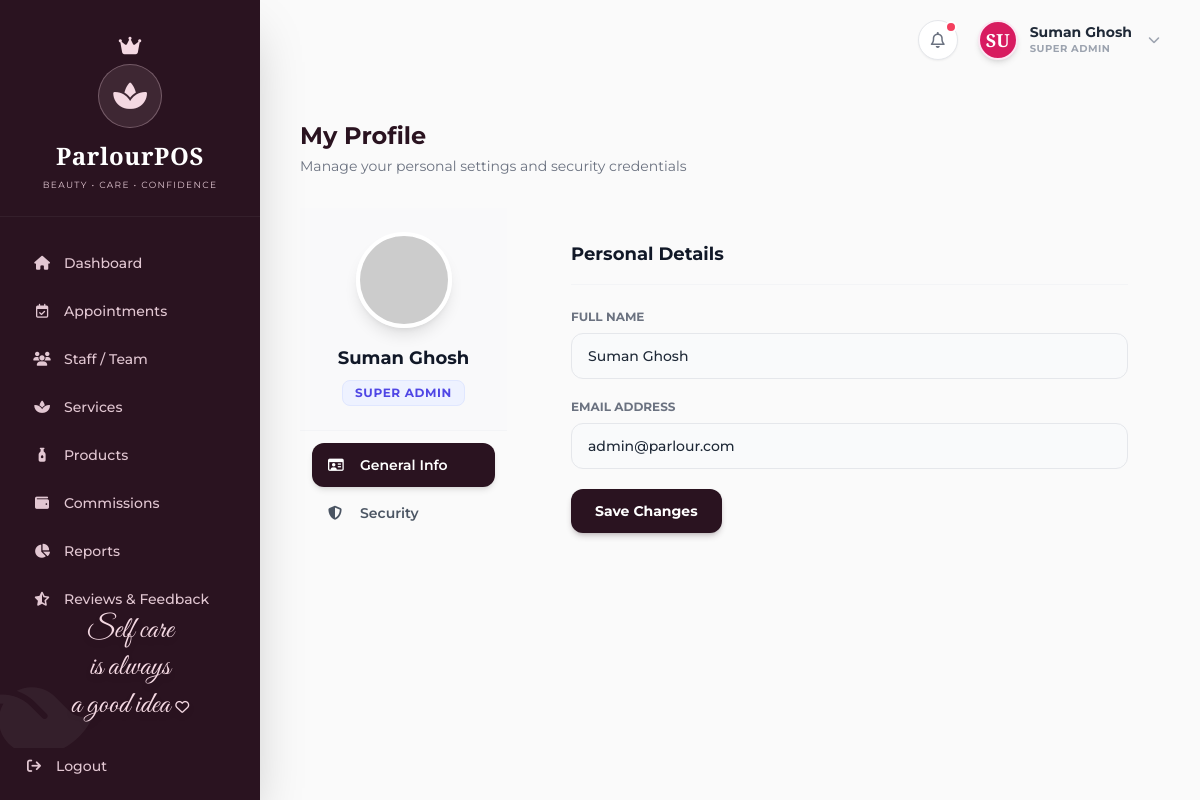
The app's page /ParlourPOS/auth/profile.php (signed in) with its own data.
### tables this page shows
CREATE TABLE `users` (
  `id` int(11) NOT NULL,
  `name` varchar(100) NOT NULL,
  `email` varchar(100) NOT NULL,
  `phone` varchar(20) DEFAULT NULL,
  `password` varchar(255) DEFAULT NULL,
  `role` enum('Super Admin','Manager','Receptionist','Beautician') NOT NULL,
  `commission_type` enum('Percentage','Fixed','None') DEFAULT 'None',
  `commission_value` decimal(10,2) DEFAULT 0.00,
  `status` enum('Active','Inactive') DEFAULT 'Active',
  `photo` varchar(255) DEFAULT NULL,
  `document` varchar(255) DEFAULT NULL,
  `created_at` timestamp NOT NULL DEFAULT current_timestamp(),
  `google_id` varchar(255) DEFAULT NULL
);

### ParlourPOS/auth/profile.php (the view, shortened to what this page needs)
<?php
require_once '../config/database.php';
$user_id = $_SESSION['user_id'];
$active_tab = $_GET['tab'] ?? 'general';
$stmt = $conn->prepare("SELECT name, email, role, commission_type, commission_value FROM users WHERE id = ?");
$stmt->bind_param("i", $user_id);
$stmt->execute();
$user_data = $stmt->get_result()->fetch_assoc();
require_once '../includes/header.php';
?>
<div class="mb-8">
    <h3 class="text-2xl font-bold text-brand-sidebar">My Profile</h3>
    <p class="text-sm text-gray-500 mt-1">Manage your personal settings and security credentials</p>
</div>
<div class="flex flex-col lg:flex-row gap-8">
    <div class="w-full lg:w-1/4">
        <div class="pos-card overflow-hidden">
            <div class="p-6 text-center border-b border-gray-100 bg-gray-50/50">
                <img src="https://ui-avatars.com/api/?name=<?= urlencode($user_data['name']) ?>&background=e2e8f0&color=1a1b41&rounded=true&bold=true&size=128" class="w-24 h-24 rounded-full border-4 border-white shadow-lg mx-auto mb-4" alt="Avatar">
                <h4 class="font-bold text-gray-900 text-lg"><?= htmlspecialchars($user_data['name']) ?></h4>
                <span class="inline-block mt-2 px-3 py-1 bg-indigo-50 text-indigo-600 rounded-lg text-xs font-bold uppercase tracking-wider border border-indigo-100">
                    <?= htmlspecialchars($user_data['role']) ?>
                </span>
            </div>
            <div class="p-3 space-y-1">
                <a href="?tab=general" class="flex items-center gap-3 px-4 py-3 rounded-xl text-sm font-semibold transition-colors <?= $active_tab === 'general' ? 'bg-brand-sidebar text-white shadow-md' : 'text-gray-600 hover:bg-gray-50 hover:text-brand-sidebar' ?>">
                    <i class="fa-regular fa-id-card w-5"></i> General Info
                </a>
                <a href="?tab=security" class="flex items-center gap-3 px-4 py-3 rounded-xl text-sm font-semibold transition-colors <?= $active_tab === 'security' ? 'bg-brand-sidebar text-white shadow-md' : 'text-gray-600 hover:bg-gray-50 hover:text-brand-sidebar' ?>">
                    <i class="fa-solid fa-shield-halved w-5"></i> Security
                </a>
            </div>
        </div>
    </div>
    <div class="w-full lg:w-3/4">
        <?php if ($active_tab === 'general'): ?>
            <div class="pos-card p-8">
                <h4 class="font-bold text-gray-900 text-lg mb-6 border-b border-gray-100 pb-4">Personal Details</h4>
                <form method="POST" action="profile.php?tab=general" class="max-w-xl space-y-5">
                    <div>
                        <label class="block text-xs uppercase font-bold text-gray-500 mb-2">Full Name</label>
                        <input type="text" name="name" value="<?= htmlspecialchars($user_data['name']) ?>" required class="w-full px-4 py-3 bg-gray-50 border border-gray-200 rounded-xl text-sm font-medium focus:outline-none focus:border-brand-sidebar focus:bg-white transition-colors">
                    </div>
                    <div>
                        <label class="block text-xs uppercase font-bold text-gray-500 mb-2">Email Address</label>
                        <input type="email" name="email" value="<?= htmlspecialchars($user_data['email']) ?>" required class="w-full px-4 py-3 bg-gray-50 border border-gray-200 rounded-xl text-sm font-medium focus:outline-none focus:border-brand-sidebar focus:bg-white transition-colors">
                    </div>
                    <button type="submit" class="mt-4 bg-brand-sidebar hover:bg-brand-sidebar/90 text-white px-6 py-3 rounded-xl text-sm font-bold shadow-md shadow-brand-sidebar/20 transition-smooth">
                        Save Changes
                    </button>
                </form>
            </div>
        <?php endif; ?>
    </div>
</div>
<?php require_once '../includes/footer.php'; ?>

### ParlourPOS/includes/header.php (style rules this page uses)
body { background-color: #FAFAFA; }
.transition-smooth { transition: all 0.3s cubic-bezier(0.4, 0, 0.2, 1); }

### records on screen
users: name "Suman Ghosh", role "SUPER ADMIN", email "admin@parlour.com"

### other values on screen
substr($user_name, 0, 2) "SU"
$user_name "Suman Ghosh"
$role "SUPER ADMIN"
